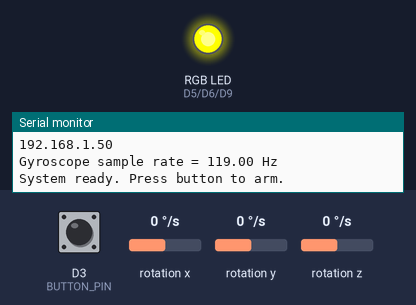
A sketch run on a simulated Arduino Nano RP2040 Connect. Parts: an RGB LED mixed from three pins (HIGH = lit), the last lines printed to the serial monitor. The inputs (shaded band) are chosen by the test bench; at power-on: D3 (BUTTON_PIN) HIGH, rotation x 0 °/s, rotation y 0 °/s, rotation z 0 °/s. WiFi joins after 1.5 s; servers stay silent unless stated; no MQTT or app messages arrive unless stated.

Above: at 6.7 s.
6.8 s: D3 (BUTTON_PIN) pulled LOW for 0.15 s
At 7.7 s:
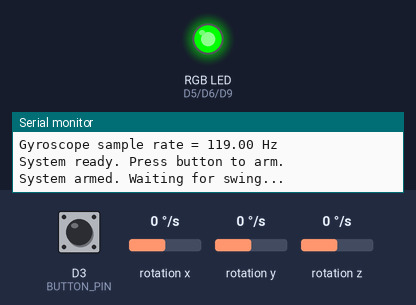
8.4 s: rotation x set to -75 °/s
9.9 s: rotation x set to -86 °/s
At 11.1 s:
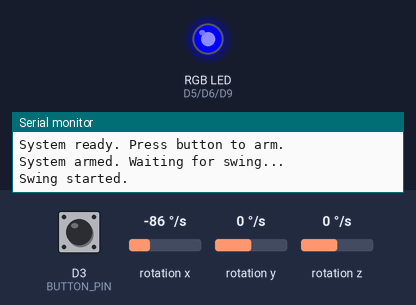
11.4 s: rotation x set to -38 °/s
12.9 s: rotation x set to -30 °/s
At 13.3 s:
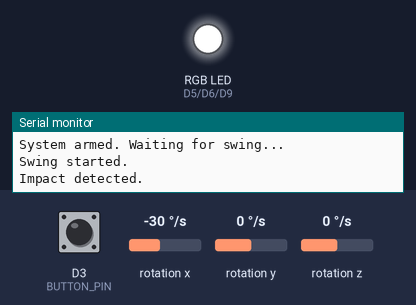
Timing chart, 0 to 15.9 s (numbered marks = the images above; inputs shaded):
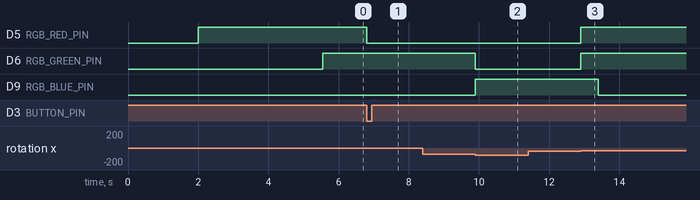

Measured:
- the behaviour switches between -80 and -81 °/s on rotation x (found by bisection; images 1 and 2)
- the behaviour switches between -35 and -34 °/s on rotation x (found by bisection; images 2 and 3)
- after the input at 6.8 s, D5 (RGB_RED_PIN): HIGH → LOW at once
- after the input at 8.4 s, every drawn part: stays the same
- after the input at 9.9 s, D6 (RGB_GREEN_PIN): HIGH → LOW at once; D9 (RGB_BLUE_PIN): LOW → HIGH at once
- after the input at 11.4 s, every drawn part: stays the same
- after the input at 12.9 s, D5 (RGB_RED_PIN), D6 (RGB_GREEN_PIN): LOW → HIGH at once; D9 (RGB_BLUE_PIN): HIGH → LOW after 0.50 s

The sketch:

Arduino_Sketch.ino
```cpp
#include <Arduino_LSM6DSOX.h>
#include <WiFiNINA.h>
#include <PubSubClient.h>

char ssid[] = "test";
char pass[] = "password";
const char* piServer = "192.168.1.194";
WiFiClient client;
PubSubClient mqttClient(client);
// Pins
const int PIEZO_ANALOG_PIN  = A7;
const int RGB_RED_PIN   = 5;
const int RGB_GREEN_PIN = 6;
const int RGB_BLUE_PIN  = 9;
const int BUTTON_PIN = 3;
// Gyro magnitude thresholds
const float SWING_START_GYRO_THRESHOLD = 80.0;
const float SWING_END_GYRO_THRESHOLD = 15.0;
const float SWING_TRANSITION_THRESHOLD  = 35.0;
const unsigned long SWING_END_THRESHOLD = 400;

// Interrupt fields
volatile bool buttonPressed = false;
volatile bool impactDetected = false;
unsigned long buttonWait = 0;
volatile unsigned long impactTimeMicros = 0;
// State machine
enum SystemState {
  SETUP_STATE,
  STANDBY,
  ARMED,
  BACKSWING,
  DOWNSWING,
  PROCESSING,
  ERROR_STATE
};
volatile SystemState state = SETUP_STATE;
// Clubface angle metrics
float faceAngle = 0;
float finalAngle = 0;
unsigned long previousAngleTime = 0;
// Swing data fields
String latestSwingType = "No swing yet";
String latestTempo = "N/A";
String latestFaceAngle = "N/A";
String latestHarshness = "N/A";
unsigned long latestTotalSwingTime = 0;
unsigned long latestBackswingTime = 0;
float latestSwingSpeed = 0.0;
unsigned long swingStartTime = 0;
unsigned long backswingTime = 0;
unsigned long downswingTime = 0;
unsigned long lastMotionTime = 0;
unsigned long swingEndTime = 0;


bool realStrike = false;

float peakGyro = 0.0;

const int pizeoThreshold = 200;
int piezoAnalogValue = 0;

//ISR
void buttonISR()
{
  buttonPressed = true;
}
// RGB LED setter
void setRGB(bool redOn, bool greenOn, bool blueOn)
  {
    digitalWrite(RGB_RED_PIN,   redOn   ? HIGH : LOW);
    digitalWrite(RGB_GREEN_PIN, greenOn ? HIGH : LOW);
    digitalWrite(RGB_BLUE_PIN,  blueOn  ? HIGH : LOW);
  }


// Calculation and update methods
float getGyroMagnitude(float gx, float gy, float gz)
{
  return sqrt(gx * gx + gy * gy + gz * gz);
}

void faceAngleUpdate(float gx)
{
  unsigned long currentTime = micros();
  faceAngle += gx * ((currentTime - previousAngleTime)/1000000.0);
  previousAngleTime = currentTime;
}
void impactUpdate()
{
  piezoAnalogValue = analogRead(PIEZO_ANALOG_PIN);
  if (piezoAnalogValue>pizeoThreshold) {impactDetected=true;}
  else {piezoAnalogValue=0;}
}

void resetSwingData() {
  swingStartTime = 0;
  swingEndTime = 0;
  lastMotionTime = 0;
  backswingTime = 0;
  downswingTime = 0;

  faceAngle = 0;
  finalAngle = 0;
  previousAngleTime = 0;

  realStrike = false;

  peakGyro = 0.0;

  piezoAnalogValue = 0;

  impactDetected = false;
}
void handleStrike()
{
  impactDetected = false;
  realStrike = true;
  swingEndTime = millis();
  downswingTime = swingEndTime - swingStartTime - backswingTime;
  finalAngle = faceAngle;
  state = PROCESSING;
  Serial.println("Impact detected.");
}
void checkWiFi()
{
  static unsigned long lastCheck=0;
  if (millis()-lastCheck<10000) {return;}
  lastCheck = millis();
  if (WiFi.status() != WL_CONNECTED) {reconnectWiFi();}
}
void reconnectWiFi()
{
  WiFi.end();
  delay(250);
  int status = WL_IDLE_STATUS;
  while (status!=WL_CONNECTED)
  {
    status = WiFi.begin(ssid,pass);
    delay(2000);
    state = ERROR_STATE;

    setRGB(true, false, false);

    Serial.print(".");
  }
  setRGB(true,true,false);
  state = STANDBY;
}
void connectMqtt()
{
  while (!mqttClient.connected())
  {
    if (mqttClient.connect("SwingAnalyzer")) {state = STANDBY; break;}
    else
    {
      delay(2000);
      state = ERROR_STATE;
      setRGB(true, false, false);
      Serial.print(".");
    }
  }
}
void sendPayload()
{
  String payload = "{";
  payload += "\"speed\":"+String(latestSwingSpeed,1)+",";
  payload += "\"tempo\":\""+latestTempo+"\",";
  payload += "\"faceAngle\":\""+latestFaceAngle+"\",";
  payload += "\"backswingTime\":"+String(latestBackswingTime)+",";
  payload += "\"totalSwingTime\":"+String(latestTotalSwingTime)+",";
  payload += "\"strikeFactor\":\""+latestHarshness+"\",";
  payload += "\"swingType\":\""+latestSwingType+"\"";
  payload += "}";
  mqttClient.publish("golf/swing", payload.c_str());
}

// -------------------- Setup --------------------
void setup() {
  Serial.begin(9600);
  delay(2000);

  pinMode(RGB_RED_PIN, OUTPUT);
  pinMode(RGB_GREEN_PIN, OUTPUT);
  pinMode(RGB_BLUE_PIN, OUTPUT);
  pinMode(BUTTON_PIN, INPUT_PULLUP);
  pinMode(PIEZO_ANALOG_PIN, INPUT);

  setRGB(true, false, false);

  Serial.println("Starting smart golf swing analyser prototype...");

  if (!IMU.begin()) {
    Serial.println("Failed to initialize IMU!");
    state = ERROR_STATE;
    while (1) {
      setRGB(true, false, false);
    }
  }
  Serial.println("IMU initialized successfully.");
  Serial.print("Connecting to WiFi... ");
  Serial.println(ssid);
  int status = WL_IDLE_STATUS;
  while (status!=WL_CONNECTED)
  {
    status = WiFi.begin(ssid,pass);
    delay(2000);
    state = ERROR_STATE;
    setRGB(true, false, false);
    Serial.print(".");
  }
  mqttClient.setServer(piServer,1883);
  connectMqtt();

  Serial.println("WiFi connected, IP: ");
  Serial.println(WiFi.localIP());

  Serial.print("Gyroscope sample rate = ");
  Serial.print(IMU.gyroscopeSampleRate());
  Serial.println(" Hz");

  attachInterrupt(digitalPinToInterrupt(BUTTON_PIN), buttonISR, FALLING);

  state = STANDBY;
  setRGB(true, true, false);

  Serial.println("System ready. Press button to arm.");
}

// Main logic via State Machine
void loop() {
  if (state == STANDBY)
  {
    checkWiFi();
    if (!mqttClient.connected()) {connectMqtt();}
    mqttClient.loop();
    setRGB(true, true, false);
    if (buttonPressed && millis()>buttonWait)
    {
      buttonPressed = false;
      resetSwingData();
      state = ARMED;
      setRGB(false, true, false);

      Serial.println();
      Serial.println("System armed. Waiting for swing...");
    }
    else {buttonPressed = false;}
  }

  else if (state == ARMED) {
    float gx, gy, gz;

    if (IMU.gyroscopeAvailable()) {
      IMU.readGyroscope(gx, gy, gz);

      float gyroMag = getGyroMagnitude(gx, gy, gz);

      if (gyroMag > SWING_START_GYRO_THRESHOLD) {
        swingStartTime = millis();
        previousAngleTime = micros();

        state = BACKSWING;
        setRGB(false, false, true);

        Serial.println("Swing started.");
      }
    }
  }

  else if (state == BACKSWING) {
    float gx, gy, gz;

    if (IMU.gyroscopeAvailable()) {
      IMU.readGyroscope(gx, gy, gz);
      faceAngleUpdate(gx);
      float gyroMag = getGyroMagnitude(gx, gy, gz);

      if (gyroMag < SWING_TRANSITION_THRESHOLD) {
        backswingTime = millis() - swingStartTime;
        state = DOWNSWING;
        setRGB(true, true, false);
        lastMotionTime = millis();
      }
    }
  }

  else if (state == DOWNSWING) {
    float gx, gy, gz;
    impactUpdate();
    if (impactDetected)
    {
      handleStrike();
      return;
    }
    if (IMU.gyroscopeAvailable())
    {
      IMU.readGyroscope(gx, gy, gz);
      impactUpdate();
      if (impactDetected) {handleStrike(); return;}
      else
      {
        faceAngleUpdate(gx);
        float gyroMag = getGyroMagnitude(gx, gy, gz);

        if (gyroMag > peakGyro) {
          peakGyro = gyroMag;
        }
        if (gyroMag>SWING_END_GYRO_THRESHOLD) {lastMotionTime = millis();}
      }
    }
    if (millis()-lastMotionTime>SWING_END_THRESHOLD)
    {
      realStrike = false;
      swingEndTime = millis()-SWING_END_THRESHOLD;
      state = PROCESSING;
    }
  }

  else if (state == PROCESSING) {
    setRGB(false,false,false);

    unsigned long totalSwingTime = swingEndTime - swingStartTime;
    buttonWait = millis()+4000;
    float speed = (peakGyro*3.14/180)*3.6;

    if (realStrike)
    {
      float tempoRatio = (float)backswingTime / (float)downswingTime;
      latestTempo = String(tempoRatio,1)+":1";
      latestSwingType = "Real strike";
      if (finalAngle>0){latestFaceAngle = String(finalAngle,1)+" degrees CLOSED";}
      else {latestFaceAngle = String(abs(finalAngle),1)+" degrees OPEN";}
      latestHarshness = String(map(piezoAnalogValue,0,1023,0,100)/speed);
    }
    else
    {
      latestSwingType = "Practice swing";
      latestTempo = "N/A";
      latestFaceAngle = "N/A";
      latestHarshness = "No impact detected";
    }
    latestSwingSpeed = speed;
    latestBackswingTime = backswingTime;
    latestTotalSwingTime = totalSwingTime;

    setRGB(true, true, true);
    delay(500);
    sendPayload();

    state = STANDBY;
    setRGB(true, true, false);
  }

  else if (state == ERROR_STATE) {
    setRGB(true, false, false);
  }
}
```
